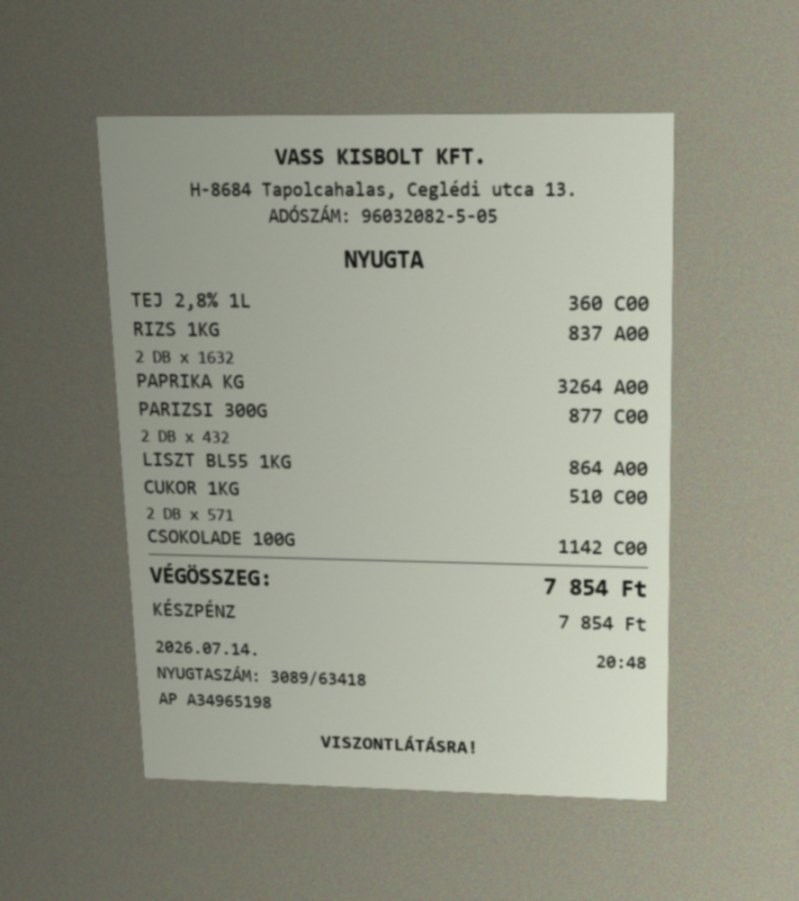
#> input picture data/samples/nyugta_foto.jpg, 799 x 901 px
$ python -i preprocess.py   (imports and definitions only)
#> lines starting #> are read from the running program, lines starting #| are printed output that depends on the picture; after the words box and inside, x2 and y2 are one past the last pixel; in counts of white or black regions, pixels touching at a corner belong together
from __future__ import annotations

from pathlib import Path

import cv2
import numpy as np
from PIL import Image

PROFILES = {
    "szamla": "tablazat",
    "nyugta": "nyugta",
    "level": "alap",
    "oneletrajz": "alap",
    "urlap": "urlap",
}

IMAGE_EXTS = {".jpg", ".jpeg", ".png", ".bmp", ".tif", ".tiff", ".webp"}
SUPPORTED_EXTS = IMAGE_EXTS | {".pdf"}


class UnsupportedFileError(ValueError):
    pass


# [31 lines left out: functions load_image, decode_bytes, not called in this run]


def to_gray(img: np.ndarray) -> np.ndarray:
    return img if img.ndim == 2 else cv2.cvtColor(img, cv2.COLOR_BGR2GRAY)


# [5 lines left out: function _order_corners, not called in this run]


def find_document_quad(img: np.ndarray) -> np.ndarray | None:
    gray = to_gray(img)
    scale = 1000 / max(gray.shape)
    small = cv2.resize(gray, None, fx=scale, fy=scale, interpolation=cv2.INTER_AREA) if scale < 1 else gray.copy()
    scale = min(scale, 1.0)
    area = small.shape[0] * small.shape[1]
    blur = cv2.GaussianBlur(small, (7, 7), 0)
    candidates = []
    _, otsu = cv2.threshold(blur, 0, 255, cv2.THRESH_BINARY + cv2.THRESH_OTSU)
    otsu = cv2.morphologyEx(otsu, cv2.MORPH_CLOSE, np.ones((15, 15), np.uint8))
    candidates.append(otsu)
    edges = cv2.dilate(cv2.Canny(blur, 50, 150), np.ones((5, 5), np.uint8))
    candidates.append(edges)
    for mask in candidates:
        contours, _ = cv2.findContours(mask, cv2.RETR_EXTERNAL, cv2.CHAIN_APPROX_SIMPLE)
        for cnt in sorted(contours, key=cv2.contourArea, reverse=True)[:3]:
            a = cv2.contourArea(cnt)
            if a < 0.25 * area or a > 0.97 * area:
                continue
            peri = cv2.arcLength(cnt, True)
            for eps in (0.02, 0.03, 0.05):
                approx = cv2.approxPolyDP(cnt, eps * peri, True)
                if len(approx) == 4 and cv2.isContourConvex(approx) and not _touches_border(approx, small.shape):
                    return _order_corners(approx / scale)
    return None


def _touches_border(quad: np.ndarray, shape, margin: float = 0.015, max_corners: int = 0) -> bool:
    h, w = shape[:2]
    pts = quad.reshape(-1, 2)
    near = sum(1 for x, y in pts if x < margin * w or x > (1 - margin) * w or y < margin * h or y > (1 - margin) * h)
    return near > max_corners


# [7 lines left out: function warp_document, not called in this run]


def estimate_skew(img: np.ndarray, limit: float = 6.0, step: float = 0.25) -> float:
    gray = to_gray(img)
    scale = 900 / max(gray.shape)
    if scale < 1:
        gray = cv2.resize(gray, None, fx=scale, fy=scale, interpolation=cv2.INTER_AREA)
    binary = cv2.adaptiveThreshold(gray, 255, cv2.ADAPTIVE_THRESH_MEAN_C, cv2.THRESH_BINARY_INV, 25, 15)
    h, w = binary.shape
    center = (w / 2, h / 2)
    best, best_score = 0.0, -1.0
    for angle in np.arange(-limit, limit + 1e-6, step):
        M = cv2.getRotationMatrix2D(center, angle, 1.0)
        rot = cv2.warpAffine(binary, M, (w, h), flags=cv2.INTER_NEAREST, borderValue=0)
        profile = rot.sum(axis=1, dtype=np.float64)
        score = float(np.sum(np.diff(profile) ** 2))
        if score > best_score:
            best, best_score = float(angle), score
    return best


def rotate(img: np.ndarray, angle: float) -> np.ndarray:
    if abs(angle) < 1e-3:
        return img
    h, w = img.shape[:2]
    M = cv2.getRotationMatrix2D((w / 2, h / 2), angle, 1.0)
    cos, sin = abs(M[0, 0]), abs(M[0, 1])
    nw, nh = int(h * sin + w * cos), int(h * cos + w * sin)
    M[0, 2] += nw / 2 - w / 2
    M[1, 2] += nh / 2 - h / 2
    return cv2.warpAffine(img, M, (nw, nh), flags=cv2.INTER_CUBIC, borderMode=cv2.BORDER_REPLICATE)


def normalize_document(img: np.ndarray, detect: bool = True, deskew: bool = True) -> tuple[np.ndarray, dict]:
    info = {"perspektiva_javitva": False, "dolesszog": 0.0, "eredeti_meret": [int(img.shape[1]), int(img.shape[0])]}
    out = img
    if detect:
        quad = find_document_quad(out)
        if quad is not None:
            out = warp_document(out, quad)
            info["perspektiva_javitva"] = True
    if deskew:
        angle = estimate_skew(out)
        if abs(angle) >= 0.25:
            out = rotate(out, angle)
        info["dolesszog"] = round(angle, 2)
    long_side = max(out.shape[:2])
    if long_side > 2400:
        f = 2400 / long_side
        out = cv2.resize(out, None, fx=f, fy=f, interpolation=cv2.INTER_AREA)
    info["meret"] = [int(out.shape[1]), int(out.shape[0])]
    return out, info


# [42 lines left out: functions remove_lines, apply_profile, classifier_image, not called in this run]

>>> import cv2
>>> picture = cv2.cvtColor(cv2.imread('../../data/samples/nyugta_foto.jpg'), cv2.COLOR_BGR2RGB)
>>> result = normalize_document(picture)
#> in find_document_quad, `_, otsu = cv2.threshold(blur, 0, 255, cv2.THRESH_BINARY + cv2.THRESH_O..`:
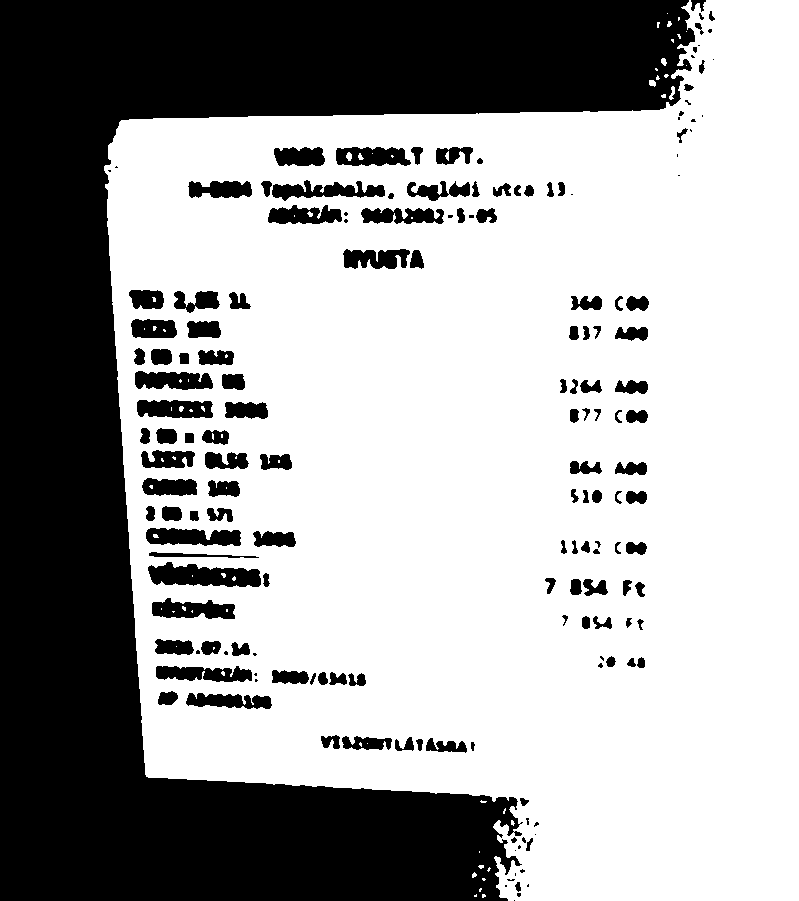
#> otsu: shape (901, 799); 64.4% white; 166 black regions (40 under 20 px), largest, box (x1, y1, x2, y2) and area: (0, 0, 695, 901) 218819, (148, 562, 261, 587) 1959, (146, 528, 241, 546) 1320
#> in find_document_quad, `otsu = cv2.morphologyEx(otsu, cv2.MORPH_CLOSE, np.ones((15, 15), np.ui..`: otsu: shape (901, 799); 69.9% white; 4 black regions, box (x1, y1, x2, y2) and area: (0, 0, 681, 901) 215332, (158, 566, 192, 584) 562, (197, 292, 217, 308) 320, (193, 569, 210, 584) 255
#> in find_document_quad, `edges = cv2.dilate(cv2.Canny(blur, 50, 150), np.ones((5, 5), np.uint8))`:
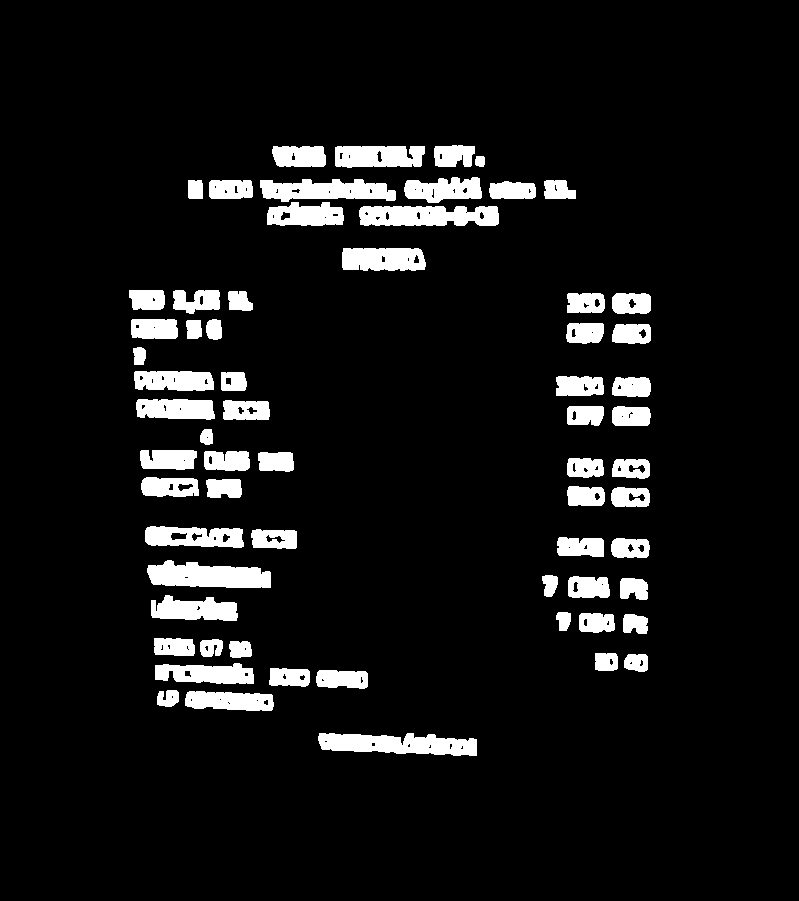
#> edges: shape (901, 799); 7.8% white; 65 white regions, largest, box (x1, y1, x2, y2) and area: (318, 733, 477, 756) 2645, (147, 560, 271, 588) 2571, (359, 206, 499, 226) 2441
#> the loop in find_document_quad, `for mask in candidates:` made 2 passes
#> in estimate_skew, `binary = cv2.adaptiveThreshold(gray, 255, cv2.ADAPTIVE_THRESH_MEAN_C, ..`:
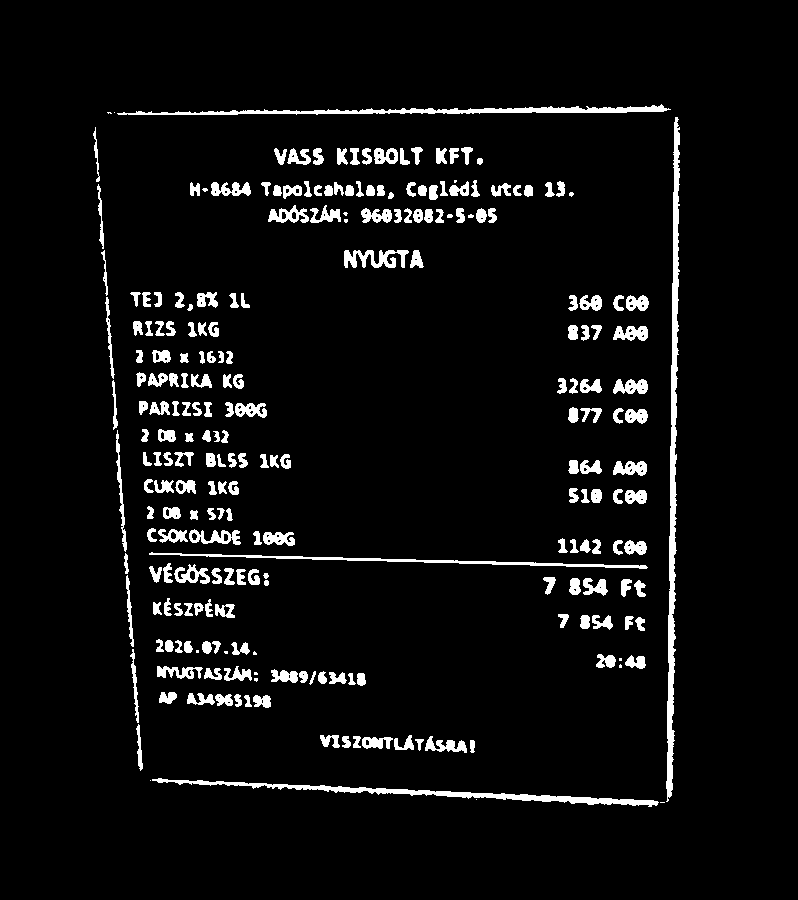
#> binary: shape (900, 798); 5.4% white; 244 white regions (18 under 20 px), largest, box (x1, y1, x2, y2) and area: (666, 117, 680, 802) 3906, (152, 778, 659, 807) 2418, (117, 104, 671, 115) 2270
#> the loop in estimate_skew, `for angle in np.arange(-limit, limit + 1e-6, step):` made 49 passes
#> (best, best_score) on passes 1, 5, 6, 7, 8, 9, 10, 11, 12, 13, 14, 15: (-6, 1.9e+09), (-5, 1.91e+09), (-4.75, 1.95e+09), (-4.5, 2.11e+09), (-4.25, 2.34e+09), (-4, 2.58e+09), (-3.75, 2.82e+09), (-3.5, 3.28e+09), (-3.25, 3.5e+09), (-3, 3.68e+09), (-2.75, 3.8e+09), (-2.5, 4.15e+09)
#> score on passes 2, 3, 4, 25, 26, 27: 1.87e+09, 1.88e+09, 1.86e+09, 1.63e+10, 1.28e+10, 1.23e+10
#> pass 1, in estimate_skew, `rot = cv2.warpAffine(binary, M, (w, h), flags=cv2.INTER_NEAREST, borde..`:
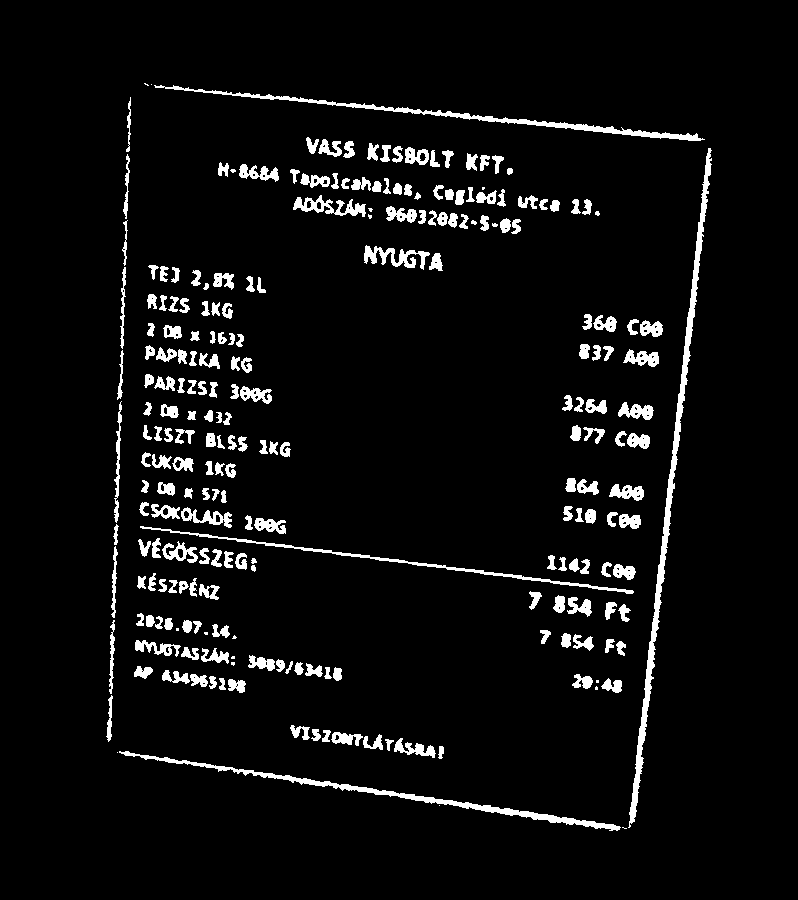
#> rot: shape (900, 798); 5.4% white; 241 white regions (18 under 20 px), largest, box (x1, y1, x2, y2) and area: (628, 148, 712, 828) 3905, (119, 751, 621, 831) 2417, (154, 85, 705, 141) 2273
#> pass 3, in estimate_skew, `rot = cv2.warpAffine(binary, M, (w, h), flags=cv2.INTER_NEAREST, borde..`:
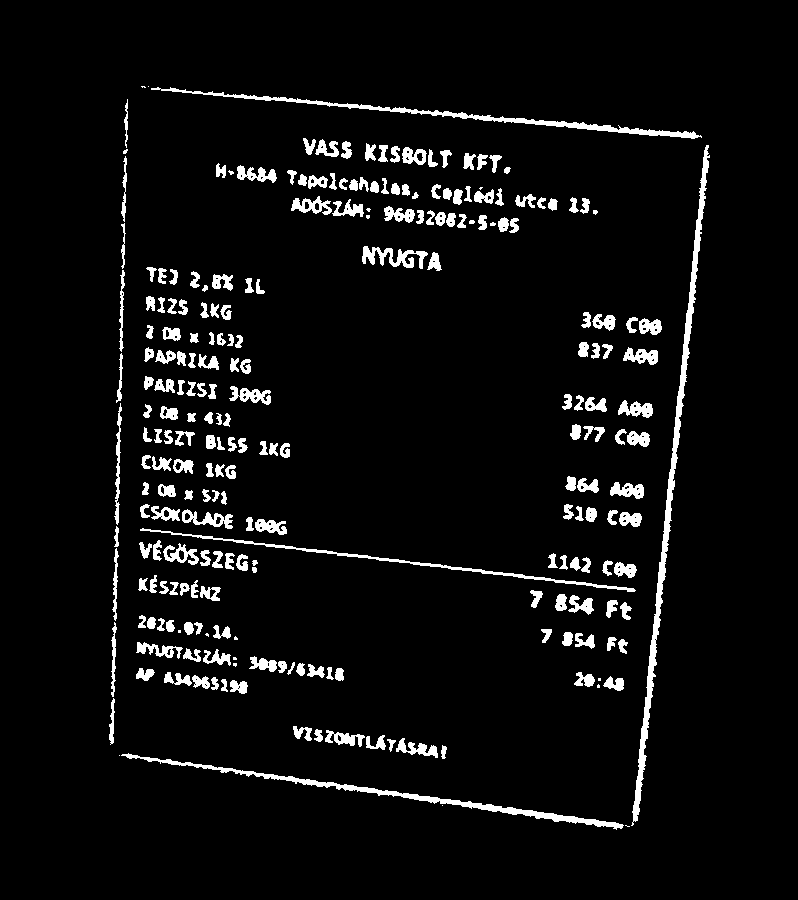
#> rot: shape (900, 798); 5.4% white; 243 white regions (19 under 20 px), largest, box (x1, y1, x2, y2) and area: (631, 145, 710, 826) 3909, (121, 753, 624, 830) 2416, (151, 87, 702, 139) 2272
#> after the loop in estimate_skew, `for angle in np.arange(-limit, limit + 1e-6, step):`: best = 1.5; best_score = 3.37e+10
#> in normalize_document, `angle = estimate_skew(out)`: angle = 1.5
#> in rotate, `M = cv2.getRotationMatrix2D((w / 2, h / 2), angle, 1.0)`: M = [[1, 0.0262, -11.66], [-0.0262, 1, 10.61]]
#> in rotate, `cos, sin = abs(M[0, 0]), abs(M[0, 1])`: cos = 1; sin = 0.0262
#> in rotate, `nw, nh = int(h * sin + w * cos), int(h * cos + w * sin)`: nw = 822; nh = 921
#> in rotate, `return cv2.warpAffine(img, M, (nw, nh), flags=cv2.INTER_CUBIC, borderM..`:
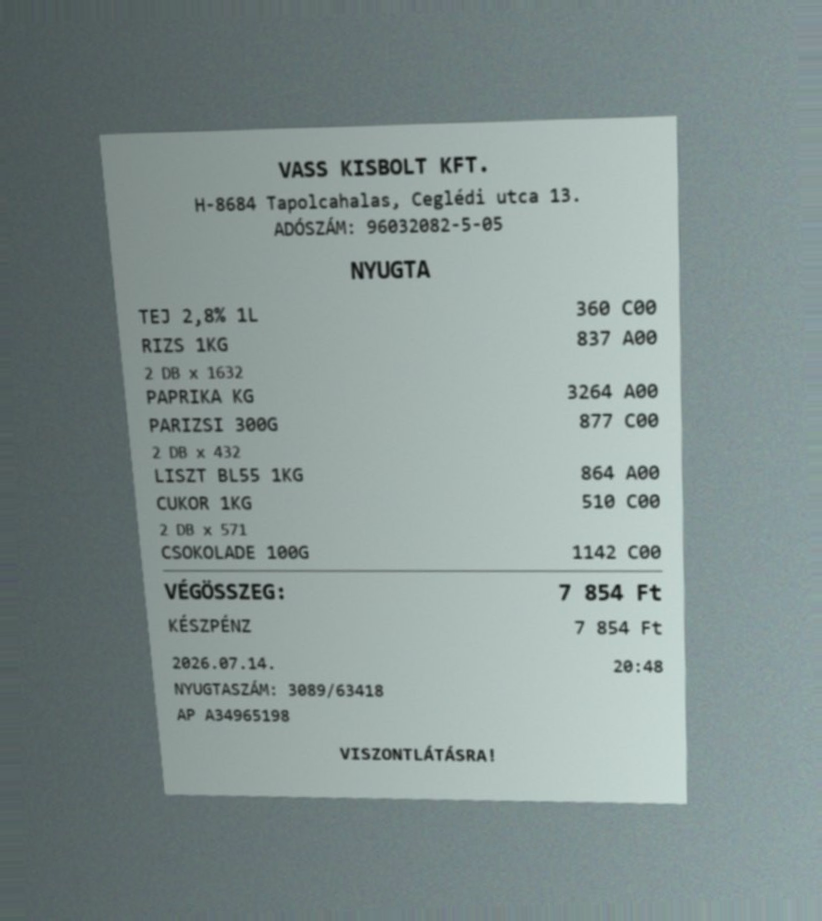
#> returned value: shape (921, 822, 3); mean of channels 0, 1, 2 145.2, 146.5, 132.1; drawn as B, G, R
